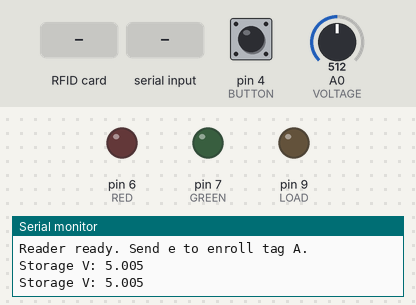
Bench run of a sketch on a simulated Arduino Uno, built with avr-gcc and run on an emulated ATmega328P. Parts: output pins drawn as LEDs (lit = HIGH), the last lines printed to the serial monitor. The inputs (shaded band) are chosen by the test bench; at power-on: pin 4 (BUTTON) HIGH, A0 (VOLTAGE) = 512.

Above: at 1.2 s.
1.3 s: RFID card 5E 7A 19 C4 held to the reader
At 1.9 s:
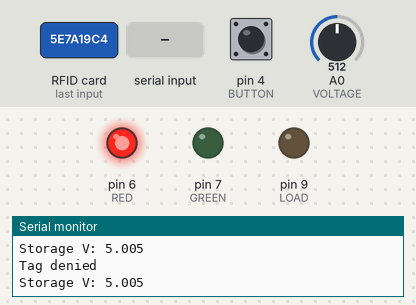
4.4 s: "e" received over Serial
At 5.5 s:
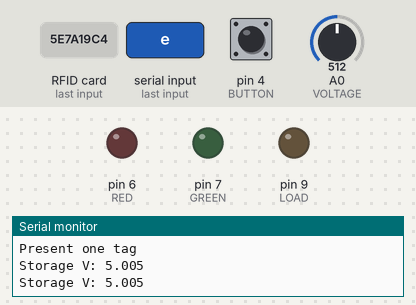
Timing chart, 0 to 7.4 s (numbered marks = the images above; inputs shaded):
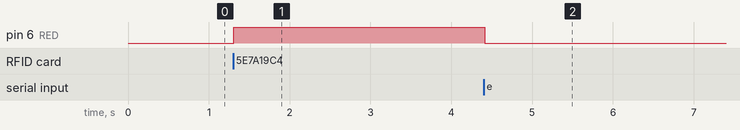

The sketch:

footstep_rfid_harvester.ino
```cpp
#include <Wire.h>
#include <Adafruit_PN532.h>

constexpr byte LOAD=9, BUTTON=4, RED=6, GREEN=7, VOLTAGE=A0;
constexpr unsigned long ACCESS_MS=8000, LOAD_MS=180;
constexpr float MINIMUM=2.45;
Adafruit_PN532 reader(2,3);
byte enrolledId[10]={}, enrolledLength=0, misses=2;
bool readerReady=false, enroll=false, armed=false, pulsing=false;
bool previousRaw=HIGH, stable=HIGH, denied=false;
unsigned long changedAt=0, armedAt=0, startedAt=0, lastReport=0;

float storageVolts(){
  // Divider is 1:2. Adjust 5.0 using the measured USB-powered 5 V rail.
  return analogRead(VOLTAGE)*(10.0/1023.0);
}
bool pressed(unsigned long now){
  const bool raw=digitalRead(BUTTON);
  if(raw!=previousRaw){previousRaw=raw;changedAt=now;}
  if(raw==stable || now-changedAt<30)return false;
  stable=raw;
  return stable==LOW;
}
void setup(){
  pinMode(LOAD,OUTPUT);digitalWrite(LOAD,LOW);
  pinMode(BUTTON,INPUT_PULLUP);
  pinMode(RED,OUTPUT);pinMode(GREEN,OUTPUT);
  Serial.begin(115200);
  reader.begin();
  readerReady=reader.getFirmwareVersion() && reader.SAMConfig() &&
              reader.setPassiveActivationRetries(1);
  Serial.println(readerReady?F("Reader ready. Send e to enroll tag A."):F("Reader unavailable"));
}
void loop(){
  const unsigned long now=millis();
  const bool request=pressed(now);
  if(pulsing){
    if(now-startedAt<LOAD_MS)return;
    digitalWrite(LOAD,LOW);
    pulsing=false;
    Serial.println(F("Load pulse ended"));
  }
  if(armed && now-armedAt>=ACCESS_MS){armed=false;Serial.println(F("Authorization expired"));}
  if(now-lastReport>=400){
    lastReport=now;
    Serial.print(F("Storage V: "));Serial.println(storageVolts(),3);
  }
  while(Serial.available()){
    if(Serial.read()=='e' && readerReady){enroll=true;armed=false;denied=false;Serial.println(F("Present one tag"));}
  }
  if(request){
    if(!armed)Serial.println(F("No authorization"));
    else if(storageVolts()<MINIMUM)Serial.println(F("Charge below 2.45 V"));
    else{
      armed=false;pulsing=true;startedAt=millis();
      digitalWrite(LOAD,HIGH);
      Serial.println(F("Harvested load enabled"));
    }
  }
  digitalWrite(GREEN,armed);
  digitalWrite(RED,denied);
  if(pulsing || !readerReady)return;
  byte scanned[10]={}, length=0;
  if(!reader.readPassiveTargetID(PN532_MIFARE_ISO14443A,scanned,&length,65)){
    if(misses<2)++misses;
    return;
  }
  const bool fresh=misses>=2;
  misses=0;
  if(!fresh || length==0 || length>sizeof(enrolledId))return;
  if(enroll){
    memcpy(enrolledId,scanned,length);
    enrolledLength=length;enroll=false;
    Serial.println(F("Enrolled. Remove the tag."));
  }else if(enrolledLength==length && memcmp(enrolledId,scanned,length)==0){
    armed=true;armedAt=millis();denied=false;
    Serial.println(F("Authorized for 8 seconds"));
  }else{
    armed=false;denied=true;
    Serial.println(F("Tag denied"));
  }
}
```

Measured:
- after the input at 1.3 s, pin 6 (RED): LOW → HIGH at once
- after the input at 4.4 s, pin 6 (RED): HIGH → LOW at once
